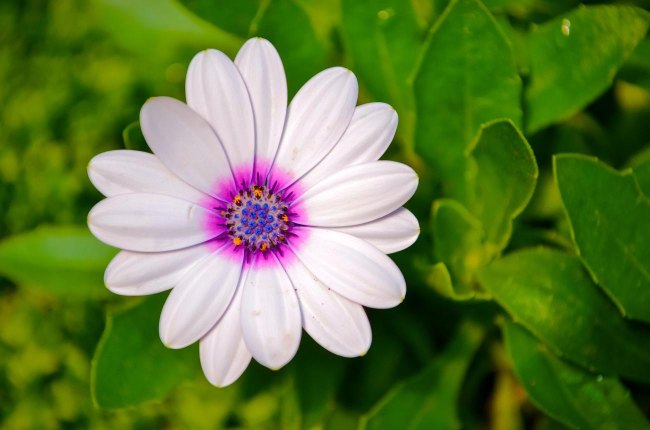
#> input picture flower.jpeg, 1299 x 860 px, found by its file name (shown at 1/2 size)
$ python exp14.py
#> lines starting #> are read from the running program, lines starting #| are printed output that depends on the picture
import cv2
import numpy as np

img = cv2.imread("flower.jpeg")
#> img is the input picture: shape (860, 1299, 3); mean B, G, R 60.4, 123.8, 99.4
img = cv2.resize(img, (500, 350))
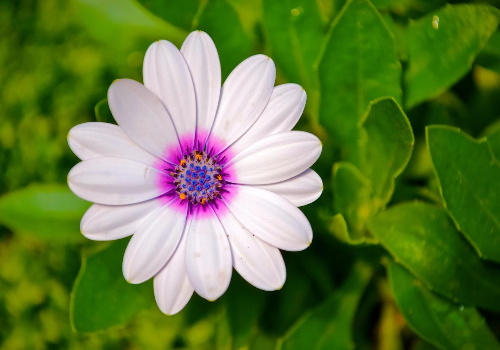
#> img: shape (350, 500, 3); mean B, G, R 60.3, 123.7, 99.3
h, w = img.shape[:2]
#> h = 350; w = 500

p1 = np.float32([[0, 0], [w-1, 0], [0, h-1], [w-1, h-1]])
#> p1 = [[0, 0], [499, 0], [0, 349], [499, 349]]
p2 = np.float32([[50, 50], [w-51, 0], [0, h-1], [w-1, h-51]])

M = cv2.getPerspectiveTransform(p1, p2)
result = cv2.warpPerspective(img, M, (w, h))
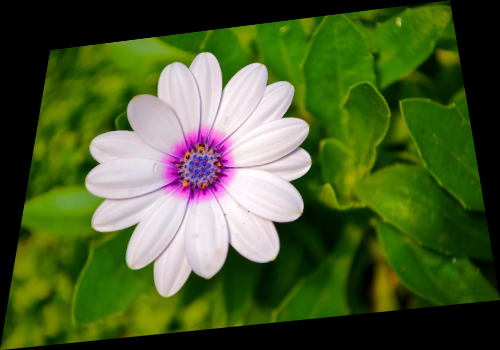
#> result: shape (350, 500, 3); mean B, G, R 45.1, 93.3, 74.7

cv2.imshow("Original Image", img)
cv2.imshow("Perspective Transformation", result)
cv2.waitKey(0)
cv2.destroyAllWindows()
